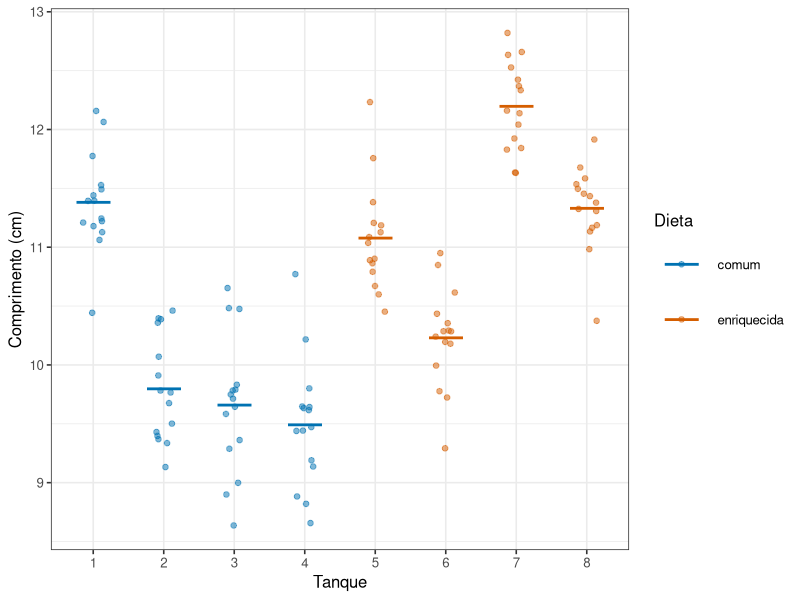
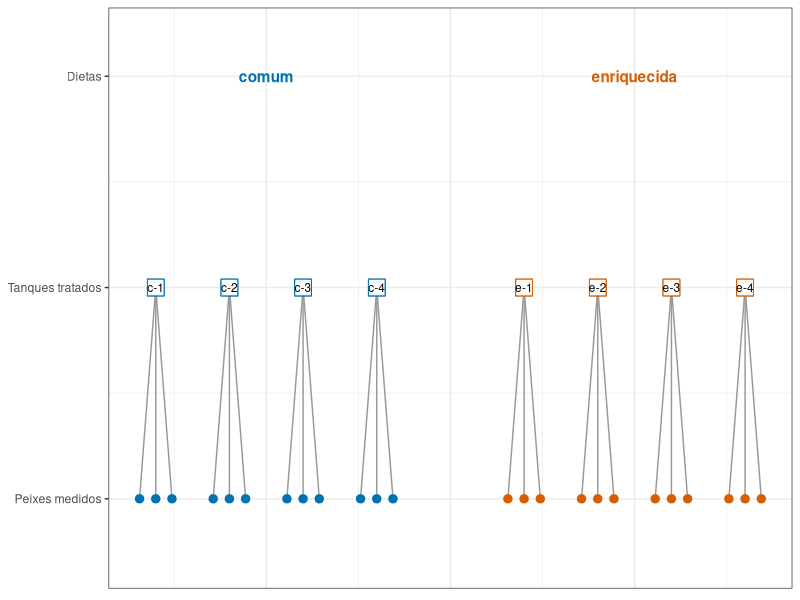

The R script that drew these images, in order:
## ---- chunk 1
#| include: false
library(tidyverse)
theme_set(theme_bw(base_size = 12))
## ---- chunk 2
#| code-fold: true
#| code-summary: "Ver a simulação hierárquica de tanques e peixes"
#| label: fig-pread05-duas-fontes
#| fig-cap: "Comprimento de peixes em oito tanques. Cada ponto é um peixe; cada linha grossa é a média do tanque. Peixes do mesmo tanque se parecem entre si, e os tanques diferem uns dos outros."
#| fig-alt: "Gráfico de pontos com oito colunas, uma por tanque, quatro de cada dieta. Dentro de cada coluna os pontos ficam agrupados; as médias dos tanques variam visivelmente mesmo entre tanques da mesma dieta."
#| fig-height: 3.8

library(tidyverse)

media_tanque <- c(rnorm(4, 10.0, 0.7), rnorm(4, 11.0, 0.7))

peixes <- tibble(
  tanque = factor(rep(1:8, each = 15)),
  dieta = rep(c("comum", "enriquecida"), each = 60),
  comprimento = rnorm(120, mean = rep(media_tanque, each = 15), sd = 0.5)
)

medias <- peixes |>
  group_by(tanque, dieta) |>
  summarise(media = mean(comprimento), .groups = "drop")

ggplot(peixes, aes(x = tanque, y = comprimento, colour = dieta)) +
  geom_jitter(width = 0.15, alpha = 0.5, size = 1.6) +
  geom_point(data = medias, aes(y = media), shape = 95, size = 14) +
  labs(x = "Tanque", y = "Comprimento (cm)", colour = "Dieta") +
  scale_colour_manual(values = c(comum = "#0072B2", enriquecida = "#D55E00"))
## ---- chunk 3
#| code-fold: true
#| code-summary: "Ver uma representação da hierarquia"
#| label: fig-pread05-hierarquia
#| fig-cap: "Estrutura de um experimento com duas dietas, quatro tanques por dieta e três peixes destacados por tanque."
#| fig-alt: "Diagrama em níveis. No topo aparecem duas dietas; abaixo, quatro tanques por dieta; abaixo de cada tanque, três peixes."
#| fig-height: 5
library(tidyverse)

hierarquia <- crossing(
  dieta = c("comum", "enriquecida"),
  tanque = 1:4,
  peixe = 1:3
) |>
  mutate(
    tanque_id = paste(substr(dieta, 1, 1), tanque, sep = "-"),
    x_tanque = tanque + if_else(dieta == "enriquecida", 5, 0),
    x_peixe = x_tanque + (peixe - 2) * 0.22
  )

ggplot(hierarquia) +
  geom_segment(aes(x = x_tanque, xend = x_peixe, y = 2, yend = 1),
               colour = "grey60") +
  geom_point(aes(x = x_peixe, y = 1, colour = dieta), size = 2.5) +
  geom_point(aes(x = x_tanque, y = 2, colour = dieta), size = 6,
             shape = 22, fill = "white") +
  geom_text(data = distinct(hierarquia, dieta, tanque_id, x_tanque),
            aes(x = x_tanque, y = 2, label = tanque_id), size = 3) +
  geom_text(data = tibble(dieta = c("comum", "enriquecida"), x = c(2.5, 7.5)),
            aes(x = x, y = 3, label = dieta, colour = dieta), fontface = "bold") +
  scale_y_continuous(breaks = 1:3,
                     labels = c("Peixes medidos", "Tanques tratados", "Dietas")) +
  scale_colour_manual(values = c(comum = "#0072B2", enriquecida = "#D55E00"),
                      guide = "none") +
  coord_cartesian(ylim = c(0.7, 3.2)) +
  labs(x = NULL, y = NULL) +
  theme_bw(base_size = 11) +
  theme(axis.text.x = element_blank(), axis.ticks.x = element_blank())
## ---- chunk 4
#| code-fold: true
#| code-summary: "Ver a mudança de unidade no R"
library(tidyverse)

media_tanque <- c(rnorm(4, 10.0, 0.7), rnorm(4, 11.0, 0.7))

peixes <- tibble(
  tanque = factor(rep(1:8, each = 15)),
  dieta = rep(c("comum", "enriquecida"), each = 60),
  comprimento = rnorm(120, mean = rep(media_tanque, each = 15), sd = 0.5)
)

dados_por_tanque <- peixes |>
  group_by(tanque, dieta) |>
  summarise(
    n_peixes = n(),
    comprimento_medio = mean(comprimento),
    .groups = "drop"
  )

dados_por_tanque
